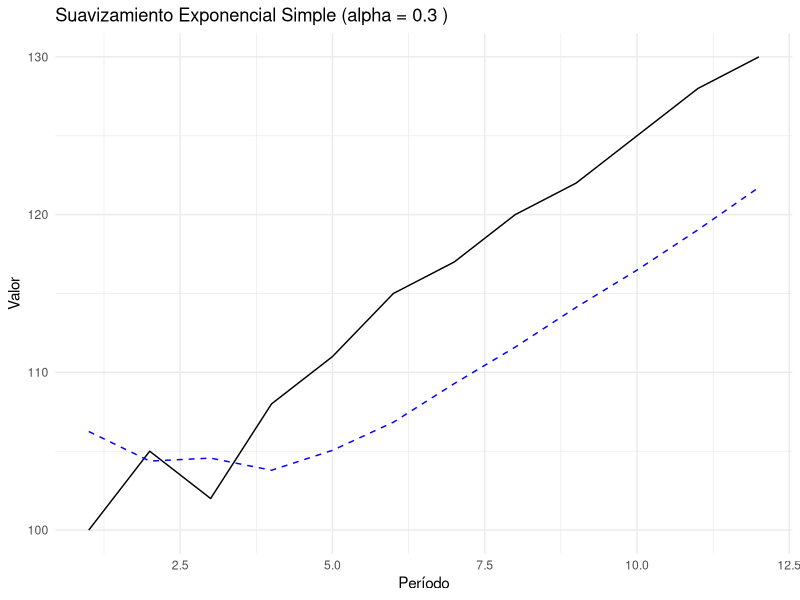

R code for this plot:
# Instalar y cargar las librerías necesarias
if (!require(forecast)) install.packages("forecast")
if (!require(ggplot2)) install.packages("ggplot2")
library(forecast)
library(ggplot2)

# Función para calcular el suavizamiento exponencial simple y las medidas de error
calcular_suavizamiento_exponencial <- function(periodos, valores, alpha = 0.2) {
  # Asegurarse de que los periodos y valores sean vectores numéricos
  periodos <- as.numeric(periodos)
  valores <- as.numeric(valores)
  
  # Crear la serie de tiempo
  serie_time <- ts(valores, start = periodos[1], frequency = 1)
  
  # Aplicar el suavizamiento exponencial simple
  modelo_ses <- ses(serie_time, alpha = alpha)
  
  # Obtener los valores suavizados
  valores_suavizados <- fitted(modelo_ses)
  
  # Calcular las medidas de error
  valores_observados <- valores
  mae <- mean(abs(valores_observados - valores_suavizados), na.rm = TRUE)
  mse <- mean((valores_observados - valores_suavizados)^2, na.rm = TRUE)
  rmse <- sqrt(mse)
  mape <- mean(abs((valores_observados - valores_suavizados) / valores_observados) * 100, na.rm = TRUE)
  
  # Crear data frames para la gráfica
  df_original <- data.frame(time = periodos, value = valores)
  df_suavizado <- data.frame(time = periodos, value = valores_suavizados)
  
  # Crear la gráfica
  grafica <- ggplot() +
    geom_line(data = df_original, aes(x = time, y = value), color = "black") +
    geom_line(data = df_suavizado, aes(x = time, y = value), color = "blue", linetype = "dashed") +
    labs(title = paste("Suavizamiento Exponencial Simple (alpha =", alpha, ")"),
         x = "Período",
         y = "Valor",
         color = "Serie") +
    theme_minimal()
  
  # Imprimir la gráfica
  print(grafica)
  
  # Imprimir las medidas de error
  cat("MAE:", mae, "\n")
  cat("MSE:", mse, "\n")
  cat("RMSE:", rmse, "\n")
  cat("MAPE:", mape, "%\n")
}

# Ejemplo de uso de la función con vectores de periodos y valores
periodos <- 1:12
valores <- c(100, 105, 102, 108, 111, 115, 117, 120, 122, 125, 128, 130)

# Ejecutar la función con los vectores y un valor de alpha
calcular_suavizamiento_exponencial(periodos, valores, alpha = 0.3)